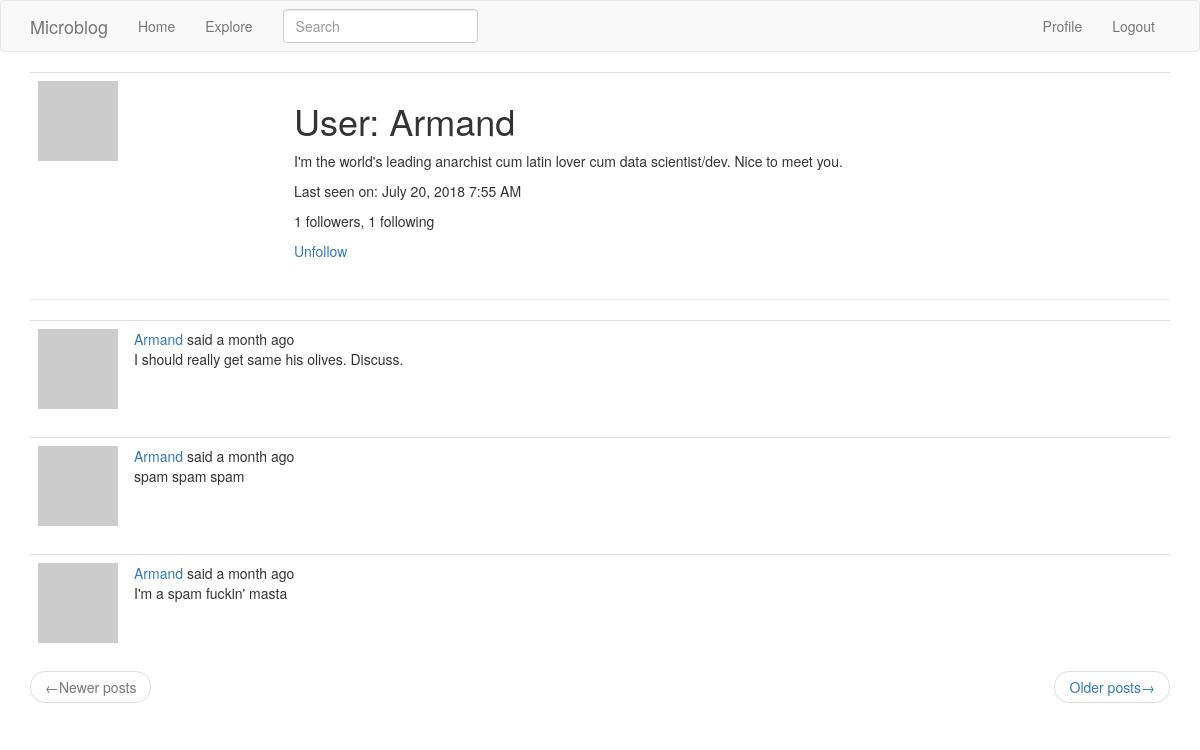
Page /user/armand (signed in) on the earlier database version.
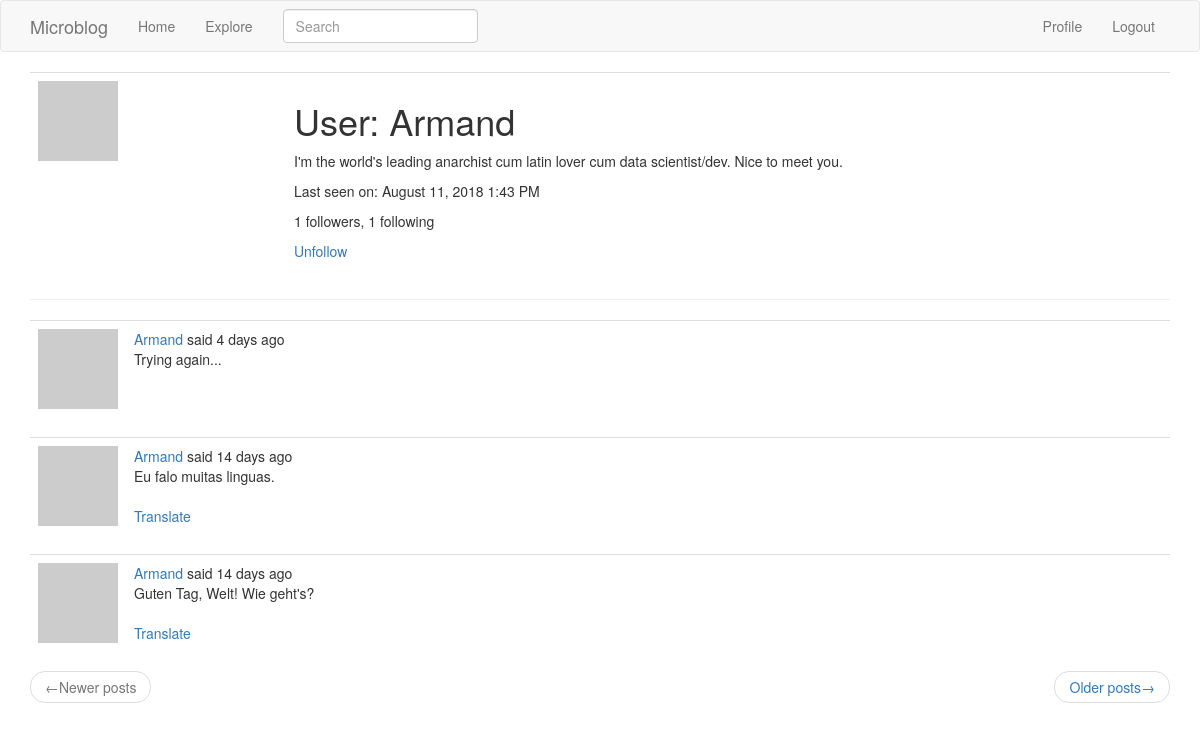
Same page on the later database version.
### app/models.py (models this page shows, shortened)
class User(UserMixin, db.Model):
    id = db.Column(db.Integer, primary_key=True)
    username = db.Column(db.String(64), index=True, unique=True)
    email = db.Column(db.String(120), index=True, unique=True)
    password_hash = db.Column(db.String(128))
    posts = db.relationship('Post', backref='author', lazy='dynamic')
    def avatar(self, size):
        digest = md5(self.email.lower().encode('utf-8')).hexdigest()
        return 'https://www.gravatar.com/avatar/{}?d=identicon&s={}'.format(digest, size)
    about_me = db.Column(db.String(140))
    last_seen = db.Column(db.DateTime, default=datetime.utcnow)
    followed = db.relationship(
        'User', secondary=followers,
        primaryjoin=(followers.c.follower_id == id),
        secondaryjoin=(followers.c.followed_id == id),
        backref=db.backref('followers', lazy='dynamic'), lazy='dynamic')
    def is_following(self, user):
        return self.followed.filter(followers.c.followed_id == user.id).count() > 0

class SearchableMixin(object):
    @classmethod
    def before_commit(cls, session):
        session._changes = {
            'add': list(session.new),
            'update': list(session.dirty),
            'delete': list(session.deleted)
        }
    @classmethod
    def after_commit(cls, session):
        for obj in session._changes['add']:
            if isinstance(obj, SearchableMixin):
                add_to_index(obj.__tablename__, obj)
        for obj in session._changes['update']:
            if isinstance(obj, SearchableMixin):
                add_to_index(obj.__tablename__, obj)
        for obj in session._changes['delete']:
            if isinstance(obj, SearchableMixin):
                remove_from_index(obj.__tablename__, obj)
        session._changes = None

class Post(SearchableMixin, db.Model):
    __searchable__=['body']
    id = db.Column(db.Integer, primary_key=True)
    body = db.Column(db.String(140))
    timestamp = db.Column(db.DateTime, index=True, default=datetime.utcnow)
    user_id = db.Column(db.Integer, db.ForeignKey('user.id'))
    language = db.Column(db.String(5))

### app/main/routes.py (the view)
@bp.route('/user/<username>')
@login_required
def user(username):
    user = User.query.filter_by(username=username).first_or_404()
    page = request.args.get('page', 1, type=int)
    posts = user.posts.order_by(Post.timestamp.desc()).paginate(
        page, current_app.config['POSTS_PER_PAGE'], False)
    next_url = url_for('main.user', username=user.username, page=posts.next_num) \
        if posts.has_next else None
    prev_url = url_for('main.user', username=user.username, page=posts.prev_num) \
        if posts.has_prev else None
    return render_template('user.html', user=user, posts=posts.items,
                            next_url=next_url, prev_url=prev_url)

### app/main/forms.py
class SearchForm(FlaskForm):
    q = StringField(_l('Search'), validators=[DataRequired()])
    def __init__(self, *args, **kwargs):
        if 'formdata' not in kwargs:
            kwargs['formdata'] = request.args
        if 'csrf_enabled' not in kwargs:
            kwargs['csrf_enabled'] = False
        super(SearchForm, self).__init__(*args, **kwargs)

### app/main/routes.py (called while the page is built)
@bp.before_app_request
def before_request():
    if current_user.is_authenticated:
        current_user.last_seen = datetime.utcnow()
        db.session.commit()
        g.search_form = SearchForm()
    g.locale = str(get_locale())

### app/models.py (called while the page is built)
@login.user_loader
def load_user(id):
    return User.query.get(int(id))

### app/templates/user.html
{% extends "base.html" %}
{% block app_content %}
    <table class="table table-hover">
    <tr>
        <td width="256px"><img src="{{ user.avatar(256) }}"></td>
        <td>
            <h1>{{ _('User') }}: {{ user.username.capitalize() }}</h1>
            {% if user.about_me %}<p>{{ user.about_me }}</p>{% endif %}
            {% if user.last_seen %}<p>{{ _('Last seen on') }}: {{ moment(user.last_seen).format('LLL') }}</p>{% endif %}
            <p>{{ _('%(count)d followers', count=user.followers.count()) }}, {{ _('%(count)d following', count=user.followed.count()) }}</p>
            {% if user == current_user %}
            <p><a href="{{ url_for('main.edit_profile') }}">{{ _('Edit your profile') }}</a></p>
            {% elif not current_user.is_following(user) %}
            <p><a href="{{ url_for('main.follow', username=user.username) }}">{{ _('Follow') }}</a></p>
            {% else %}
            <p><a href="{{ url_for('main.unfollow', username=user.username) }}">{{ _('Unfollow') }}</a></p>
            {% endif %}
        </td>
        </tr>
    </table>
    <hr>
    {% for post in posts %}
        {% include '_post.html' %}
    {% endfor %}
    <nav aria-label="...">
        <ul class="pager">
            <li class="previous{% if not prev_url %} disabled{% endif %}">
                <a href="{{ prev_url or '#' }}">
                    <span aria-hidden="true">&larr;</span>{{ _('Newer posts') }}</a>
            </li>
            <li class="next{% if not next_url %} disabled{% endif %}">
                <a href="{{ next_url or '#' }}">{{ _('Older posts') }}<span aria-hidden="true">&rarr;</span>
                </a>
            </li>
        </ul>
    </nav>
{% endblock %}

### app/templates/_post.html (shortened to what this page needs)
<table class="table table-hover">
    <tr>
        <td width="70px">
            <a href="{{ url_for('main.user', username=post.author.username) }}">
                <img src="{{ post.author.avatar(70) }}" />
            </a>
        </td>
        <td>
            {{ _('%(username)s said %(when)s', username=user_link, when=moment(post.timestamp).fromNow()) }}
            <br>
            <span id="post{{ post.id }}">{{ post.body }}</span>
            {% if post.language and post.language != g.locale %}
            <br><br>
            <span id="translation{{ post.id }}">
                <a href="javascript:translate(
                        '#post{{ post.id }}',
                        '#translation{{ post.id }}',
                        '{{ post.language }}',
                        '{{ g.locale }}');">{{ _('Translate') }}</a>
            </span>
            {% endif %}
        </td>
    </tr>
</table>

Differences in the rows shown:
no longer on this page (row unchanged): Post: body "I should really get same his olives. Discuss."
no longer on this page (row unchanged): Post: body "spam spam spam"
no longer on this page (row unchanged): Post: body "I'm a spam fuckin' masta"
changed User "Armand": last_seen "July 20, 2018 7:55 AM" → "August 11, 2018 1:43 PM"
added Post: body "Trying again..."
added Post: body "Eu falo muitas linguas."
added Post: body "Guten Tag, Welt! Wie geht's?"
